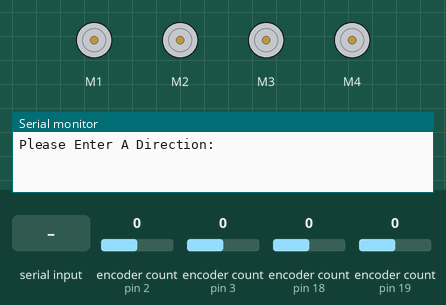
Recording of a sketch running on a simulated Arduino Mega 2560, built with avr-gcc and run on an emulated ATmega2560. Parts: 4 × DC motor (green arrow = forward, orange = backward, longer = faster), the last lines printed to the serial monitor. The inputs (shaded band) are chosen by the test bench; at power-on: encoder count (sensors on pin 2, pin 3, pin 18, pin 19) 0.

Above: at 1.2 s.
1.3 s: "8" received over Serial
At 3.1 s:
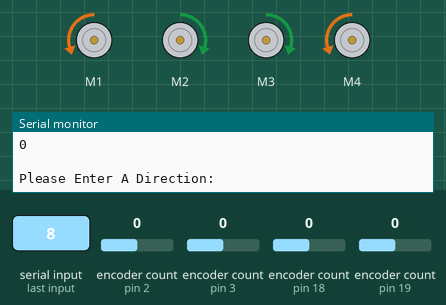
3.4 s: "2" received over Serial
At 4.8 s:
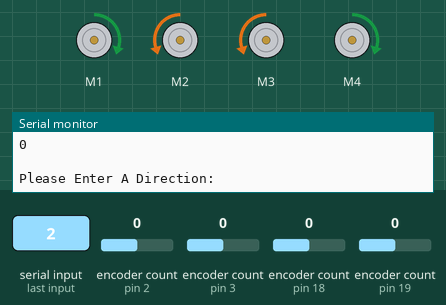
5.5 s: "4" received over Serial
At 6.4 s:
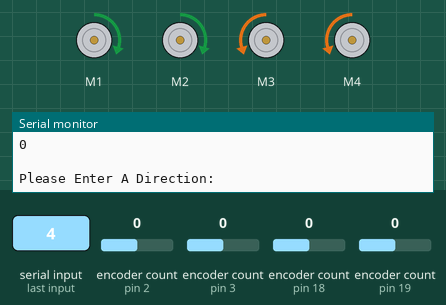
7.6 s: "6" received over Serial
At 9.2 s:
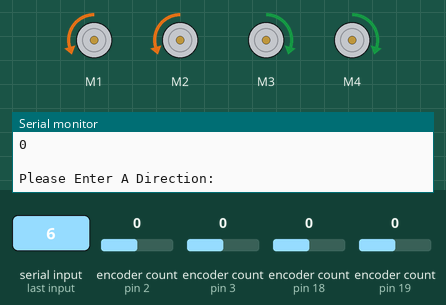
9.7 s: "7" received over Serial
At 10.8 s:
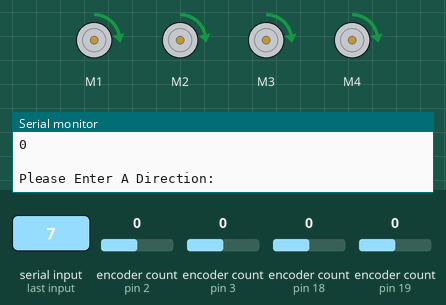
11.8 s: "9" received over Serial
At 13.6 s:
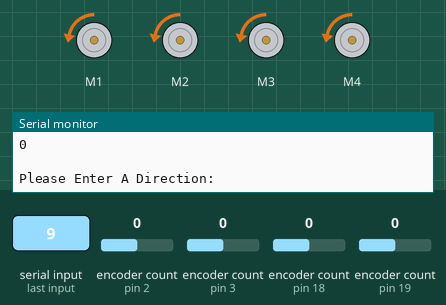
Timing chart, 0 to 14.9 s (numbered marks = the images above; inputs shaded):
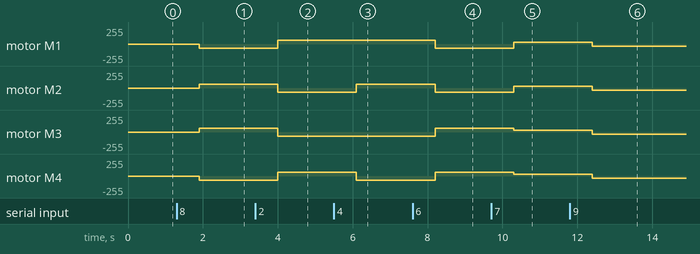

Measured:
- after the input at 1.3 s, motor M1, motor M4: stopped → backward 60/255 after 0.60 s; motor M2, motor M3: stopped → forward 60/255 after 0.60 s
- after the input at 3.4 s, motor M1, motor M4: backward 60/255 → forward 60/255 after 0.60 s; motor M2, motor M3: forward 60/255 → backward 60/255 after 0.60 s
- after the input at 5.5 s, motor M2: backward 60/255 → forward 60/255 after 0.60 s; motor M4: forward 60/255 → backward 60/255 after 0.60 s
- after the input at 7.6 s, motor M1, motor M2: forward 60/255 → backward 60/255 after 0.60 s; motor M3, motor M4: backward 60/255 → forward 60/255 after 0.60 s
- after the input at 9.7 s, motor M1, motor M2: backward 60/255 → forward 30/255 after 0.60 s; motor M3, motor M4: forward 60/255 → forward 30/255 after 0.60 s
- after the input at 11.8 s, motor M1–4: forward 30/255 → backward 30/255 after 0.60 s

The sketch:

SerialRemoteControl.ino
```cpp
 // EE4390 EE Design I and EE4391 EE Design II
// Date created: January 03, 2017
// Programmer one: Eric Foote
// Programmer two: David S Vasquez
// Programmer three: Jorge Villalobos
// Programmer four:
// Information: This is the motor calibration code using PID to adjust the
// robot in response to the slowest motor(s).

#include <Wire.h>
#include <Adafruit_MotorShield.h>
#include "utility/Adafruit_MS_PWMServoDriver.h"
#include <Encoder.h>

#define DEBUG         1
#define POSITION      0
#define MOTORSPEEDS   0
#define MOTORGAINS    0
#define MOTORERRORS   0
#define ERRORSUM      0

void set_Direction(char);

// Create the motor shield object with the default I2C address
Adafruit_MotorShield AFMS = Adafruit_MotorShield();

// This code creates the motor shield object with a different I2C address
// (say for stacking).
// Adafruit_MotorShield AFMS = Adafruit_MotorShield(0x61);

// Select which 'ports' M1, M2, M3 or M4.
Adafruit_DCMotor *myMotor1 = AFMS.getMotor(1);
Adafruit_DCMotor *myMotor2 = AFMS.getMotor(2);
Adafruit_DCMotor *myMotor3 = AFMS.getMotor(3);
Adafruit_DCMotor *myMotor4 = AFMS.getMotor(4);

// These are the declarations of the pins that are used for the encoders,
// the first pin is the hard interrupt and the second pin is used for the
// software interrupt.
Encoder encoder1(2, 22);
Encoder encoder2(3, 23);
Encoder encoder3(18, 24);
Encoder encoder4(19, 25);

char Bearing;

int speedMotor1;
int speedMotor2;
int speedMotor3;
int speedMotor4;

  long newPosition1 = 0;
  long newPosition2 = 0;
  long newPosition3 = 0;
  long newPosition4 = 0;

//shit


// These variables will store the calculated gain PID values for
// each motor. The integral component is the most important component
// for the calculation of each gain.
float gainMotor1;
float gainMotor2;
float gainMotor3;
float gainMotor4;


void setup()
{

#if DEBUG
  Serial.begin(115200);
#endif


  // This initializes the Adafruit Motorshield with a default
  // frequency 1.6 KHz.
  AFMS.begin();

  // It is possible to initialize the Adafruit Motorshield with
  // a specific frequency and in this case it is 1 KHz.
  // AFMS.begin(1000);

  // This code sets the speed to start the motors, in this case speed zero.
  myMotor1->setSpeed(0);
  myMotor2->setSpeed(0);
  myMotor3->setSpeed(0);
  myMotor4->setSpeed(0);

 /*
  // This code initializes the speed of the motors for
  // the first iteration. The value of the speed needs to
  // be determined in testing.
  speedMotor1 = 100;
  speedMotor2 = 114;
  speedMotor3 = 116;
  speedMotor4 = 100;
}
*/
//Used for testing purposes
  speedMotor1 = 60;
  speedMotor2 = 60;
  speedMotor3 = 60;
  speedMotor4 = 60;
}

// This void function acts just like the main function.
void loop()
{


  encoder1.write(0);
  encoder2.write(0);
  encoder3.write(0);
  encoder4.write(0);

  newPosition1 = abs(encoder1.read());
  newPosition2 = abs(encoder2.read());
  newPosition3 = abs(encoder3.read());
  newPosition4 = abs(encoder4.read());


  Serial.println("Please Enter A Direction:");


  while (Serial.available()==0)  //Wait for user input.
  {
  }

  Bearing=Serial.read();  //Read user input.
  Serial.println(Bearing);
  delay(100);
if(Bearing == '8' || Bearing == '2' || Bearing == '4' || Bearing == '6' || Bearing == '5' || Bearing == '7' || Bearing == '9')
{
  set_Direction(Bearing);
}


#if DEBUG
  //Serial.println("Motor Position");
  Serial.println(newPosition1);
  Serial.println(newPosition2);
  Serial.println(newPosition3);
  Serial.println(newPosition4);
  Serial.println(" ");
#endif

}

void set_Direction(char Direction)
{
/*  myMotor1->setSpeed(0);
  myMotor2->setSpeed(0);
  myMotor3->setSpeed(0);
  myMotor4->setSpeed(0);
  */
  delay(500);


  if (Direction == '8')
  {
    myMotor1->run(BACKWARD);
    myMotor2->run(FORWARD);
    myMotor3->run(FORWARD);
    myMotor4->run(BACKWARD);
  }

  if (Direction == '2')
  {
    myMotor1->run(FORWARD);
    myMotor2->run(BACKWARD);
    myMotor3->run(BACKWARD);
    myMotor4->run(FORWARD);
  }

    if (Direction == '4')
  {
    myMotor1->run(FORWARD);
    myMotor2->run(FORWARD);
    myMotor3->run(BACKWARD);
    myMotor4->run(BACKWARD);
  }

      if (Direction == '6')
  {
    myMotor1->run(BACKWARD);
    myMotor2->run(BACKWARD);
    myMotor3->run(FORWARD);
    myMotor4->run(FORWARD);
  }

        if (Direction == '7')
  {
    myMotor1->run(FORWARD);
    myMotor2->run(FORWARD);
    myMotor3->run(FORWARD);
    myMotor4->run(FORWARD);
  }

        if (Direction == '9')
  {
    myMotor1->run(BACKWARD);
    myMotor2->run(BACKWARD);
    myMotor3->run(BACKWARD);
    myMotor4->run(BACKWARD);
  }

if (Direction  == '8' || Direction == '2' || Direction == '4' || Direction == '6')
{
  myMotor1->setSpeed(speedMotor1);
  myMotor2->setSpeed(speedMotor2);
  myMotor3->setSpeed(speedMotor3);
  myMotor4->setSpeed(speedMotor4);
}

if (Direction == '7' || Direction == '9')
{
  myMotor1->setSpeed(30);
  myMotor2->setSpeed(30);
  myMotor3->setSpeed(30);
  myMotor4->setSpeed(30);
}

if (Direction == '5')
{
  myMotor1->setSpeed(0);
  myMotor2->setSpeed(0);
  myMotor3->setSpeed(0);
  myMotor4->setSpeed(0);

  }


}
```
